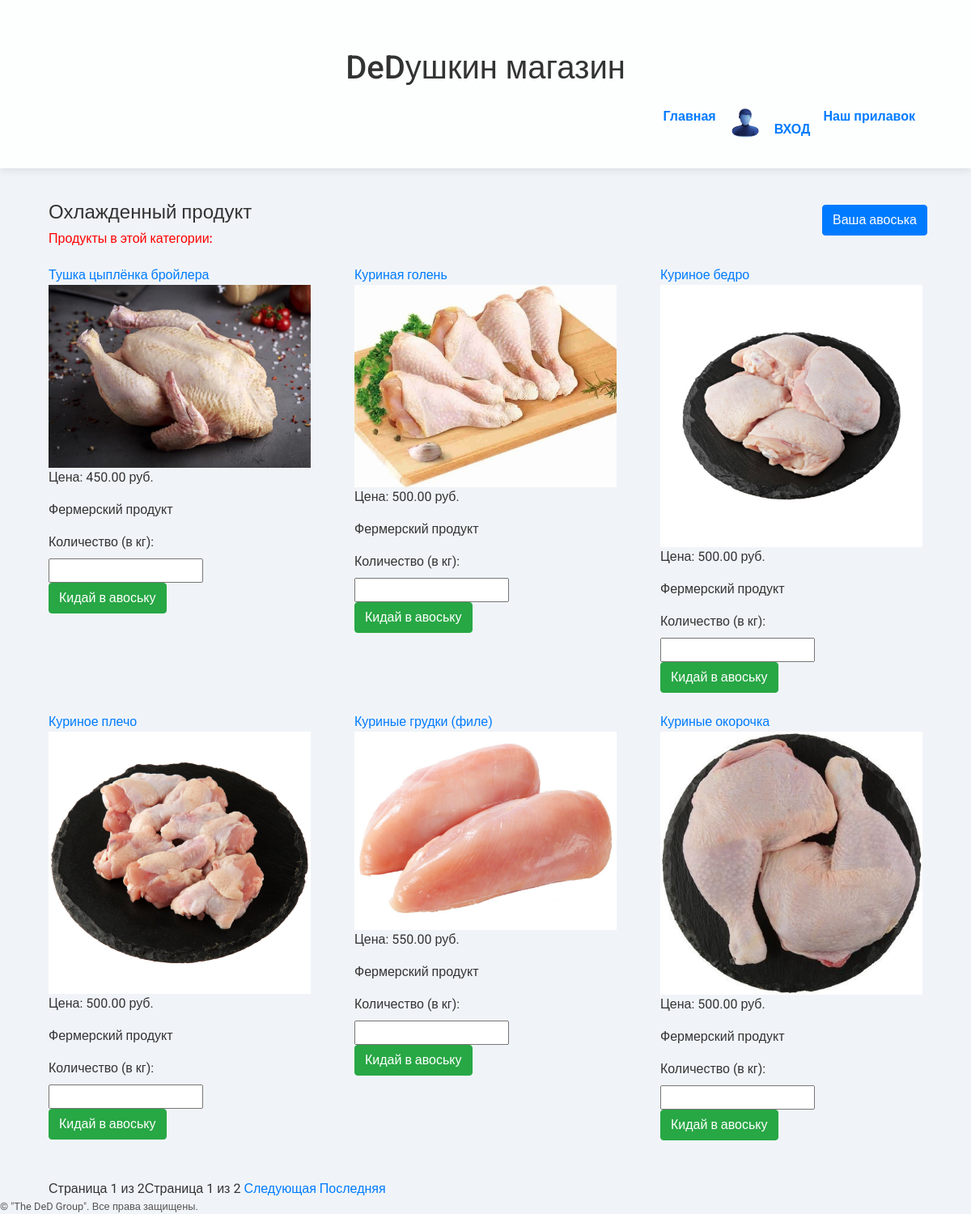
Page /category/1/ on the committed database.
### myshop_dj/models.py (models this page shows, shortened)
class Category(models.Model):
    name = models.CharField(max_length=100)
    description = models.TextField(blank=True, null=True)
    image = models.ImageField(upload_to='categories/', null=True, blank=True)  # Поле для хранения изображений

class Product(models.Model):
    name = models.CharField(max_length=255, unique=True)
    description = models.TextField()
    price = models.DecimalField(max_digits=10, decimal_places=2)
    category = models.ForeignKey(Category, related_name='products', on_delete=models.CASCADE, null=True)  # Измените на Category
    image = models.ImageField(upload_to='products/', blank=True, null=True)
    stock = models.PositiveIntegerField()

### myshop_dj/views.py (the view)
# urls.py: path('category/<int:category_id>/', category_detail_view, name='category_detail'),
def category_detail_view(request, category_id):
    category = get_object_or_404(Category, id=category_id)  # Получаем категорию по ID
    products = Product.objects.filter(category=category).all()
    if not products.exists():
        print("Продукты не найдены для этой категории.")  # Вывод в консоль для отладки
    paginator = Paginator(products, 6)
    page_number = request.GET.get('page')  # Получаем номер страницы из параметров запроса
    page_obj = paginator.get_page(page_number)
    return render(request, 'myshop_dj/category_detail.html', {
        'category': category,
        'page_obj': page_obj,
    })

### templates/myshop_dj/category_detail.html (shortened to what this page needs)
{% extends 'myshop_dj/base.html' %}
{% load static %}
{% block content %}
<div class="container" style="position: relative; min-height: 300px;">
    <div class="navigation d-flex justify-content-end mb-3" style="position: absolute; top: 5px; right: 1px;">
        <a href="{% url 'cart_view' %}" class="btn btn-primary mr-2">Ваша авоська</a>
    </div>
    <h1 class="text-left" style="font-size: 1.5rem;">{{ category.name }}</h1>
    <h2 style="font-size: 16px; color: red;">Продукты в этой категории:</h2>
    <div class="product-container mt-4 d-flex flex-wrap justify-content-between">
        {% for product in page_obj %}
            <div class="product-card mb-4" style="width: 30%;">
                <a href="{% url 'product_detail' product.pk %}" class="product-name">{{ product.name }}</a>
                {% if product.image %}
                    <img src="{{ product.image.url }}" alt="{{ product.name }}" class="product-image" style="width: 100%;">
                {% endif %}
                <div class="product-info">
                    <p class="product-price">Цена: {{ product.price }} руб.</p>
                    <p class="product-description">{{ product.description }}</p>
                    <form action="{% url 'add_to_cart' product.pk %}" method="post" class="add-to-cart-form">
                        <label for="quantity_{{ product.pk }}">Количество (в кг):</label>
                        <input type="number" name="quantity" id="quantity_{{ product.pk }}" min="1" step="0.1" required>
                        <button type="submit" class="add-to-cart-button btn btn-success">Кидай в авоську</button>
                    </form>
                </div>
            </div>
        {% empty %}
            <p>Нет доступных продуктов в этой категории.</p>
        {% endfor %}
    </div>
    <div class="pagination mt-4">
        <span>Страница {{ page_obj.number }} из {{ page_obj.paginator.num_pages }}</span>
        <div class="pagination-links">
            <span>Страница {{ page_obj.number }} из {{ page_obj.paginator.num_pages }}</span>
            {% if page_obj.has_next %}
                <a href="?page={{ page_obj.next_page_number }}">Следующая</a>
                <a href="?page={{ page_obj.paginator.num_pages }}">Последняя</a>
            {% endif %}
        </div>
    </div>
</div>
{% endblock %}

### templates/myshop_dj/base.html (style rules this page uses)
body { font-family: 'Roboto', sans-serif; background: #f0f4f8; color: #333; }
.container { margin-top: 40px; }

### rows in the picture
Category: name "Охлажденный продукт"
Product: name "Тушка цыплёнка бройлера", image (picture), price "450.00", description "Фермерский продукт"
Product: name "Куриная голень", image (picture), price "500.00", description "Фермерский продукт"
Product: name "Куриное бедро", image (picture), price "500.00", description "Фермерский продукт"
Product: name "Куриное плечо", image (picture), price "500.00", description "Фермерский продукт"
Product: name "Куриные грудки (филе)", image (picture), price "550.00", description "Фермерский продукт"
Product: name "Куриные окорочка", image (picture), price "500.00", description "Фермерский продукт"

### other values in the picture
{{ page_obj.number }} "1"
{{ page_obj.paginator.num_pages }} "2"
